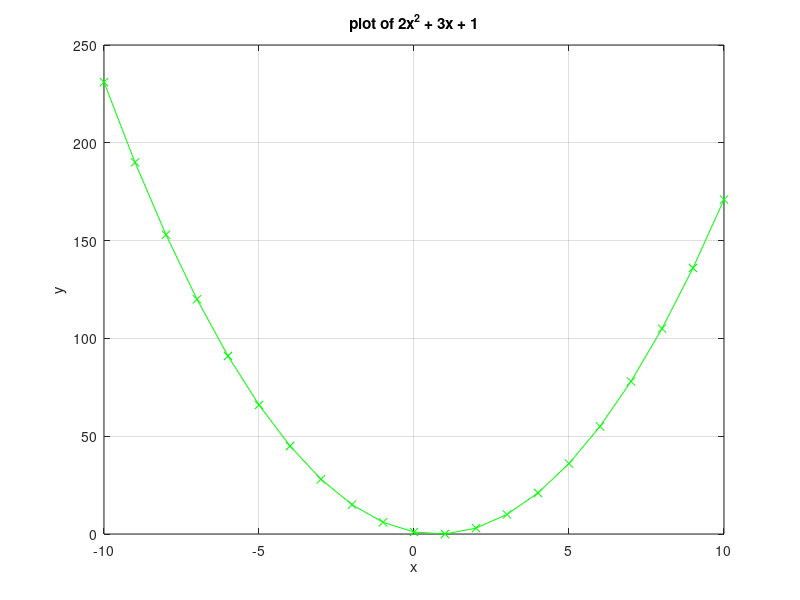

Reproduce this figure in MATLAB.
clear;
x = -10:1:10;
y = (2.*x.^2) - (3.*x) + 1;
plot(x, y, 'gx-'), grid on, xlabel('x'), ylabel('y'), title('plot of 2x^2 + 3x + 1');